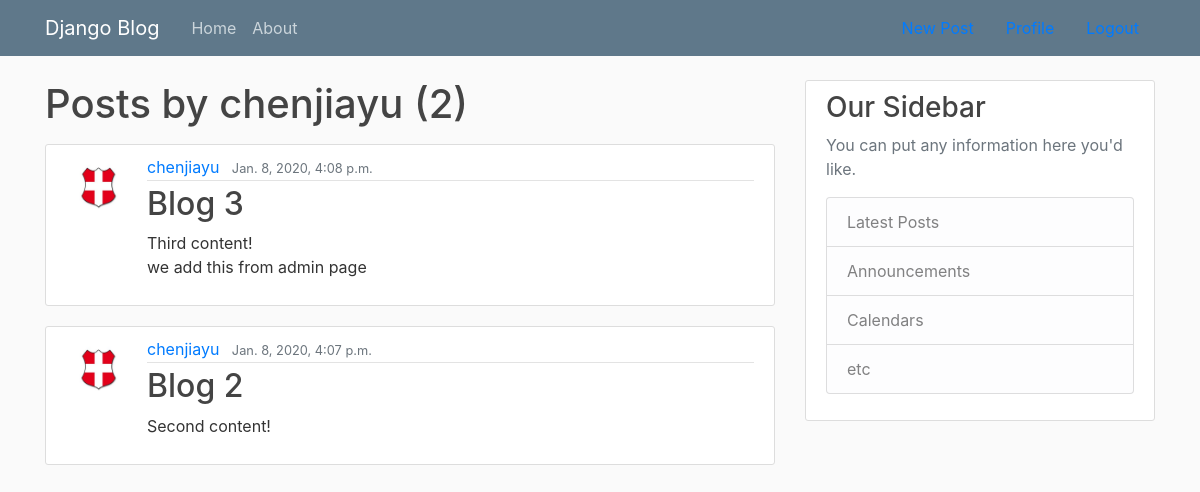
The app's page /post/chenjiayu (signed in) with its own data.
### blog/models.py (models this page shows, shortened)
class Post(models.Model):
    title = models.CharField(max_length=100)
    content = models.TextField()
    post_date = models.DateTimeField(default=timezone.now)
    author = models.ForeignKey(User, on_delete=models.CASCADE)

### register/models.py (models this page shows, shortened)
class Profile(models.Model):
    user = models.OneToOneField(User, on_delete=models.CASCADE)
    image = models.ImageField(default='default.jpg', upload_to='profile_pics')

### blog/views.py (the view)
# urls.py: path('post/<str:username>', UserPostListView.as_view(), name='user-posts'),
class UserPostListView(ListView):
    model = Post
    template_name = 'blog/user_posts.html'
    context_object_name = 'posts1'
    ordering = ['-post_date']
    paginate_by = 2
    def get_queryset(self):
        user = get_object_or_404(User,username=self.kwargs.get('username'))
        return Post.objects.filter(author=user).order_by('-post_date')

### blog/templates/blog/user_posts.html (shortened to what this page needs)
{% extends 'blog/base.html' %}
{% load crispy_forms_tags %}
{% block content %}
    <h1 class="mb-3">Posts by {{ view.kwargs.username }} ({{ page_obj.paginator.count }})</h1>
    {% for post in posts1 %}
        <article class="media content-section">
            <img class="rounded-circle article-img" src="{{ post.author.profile.image.url }}">
            <div class="media-body">
                <div class="article-metadata">
                    <a class="mr-2" href="{% url 'user-posts' post.author.username %}">{{ post.author }}</a>
                    <small class="text-muted">{{ post.post_date }}</small>
                </div>
                <h2><a class="article-title" href="{% url 'post-detail' post.id %}">{{ post.title }}</a></h2>
                <p class="article-content">{{ post.content }}</p>
            </div>
        </article>
    {% endfor %}
{% endblock content %}

### blog/static/blog/main.css (style rules this page uses)
body { background: #fafafa; color: #333333; margin-top: 5rem; }
h1, h2, h3, h4, h5, h6 { color: #444444; }
.content-section { background: #ffffff; padding: 10px 20px; border: 1px solid #dddddd; border-radius: 3px; margin-bottom: 20px; }
.article-title { color: #444444; }
.article-content { white-space: pre-line; }
.article-img { height: 65px; width: 65px; margin-right: 16px; }
.article-metadata { padding-bottom: 1px; margin-bottom: 4px; border-bottom: 1px solid #e3e3e3 }

### records on screen
Post: author.profile.image (placeholder picture), author "chenjiayu", post_date "Jan. 8, 2020, 4:08 p.m.", title "Blog 3", content "Third content! we add this from admin page"
Post: author.profile.image (placeholder picture), author "chenjiayu", post_date "Jan. 8, 2020, 4:07 p.m.", title "Blog 2", content "Second content!"

### other values on screen
{{ view.kwargs.username }} "chenjiayu"
{{ page_obj.paginator.count }} "2"
